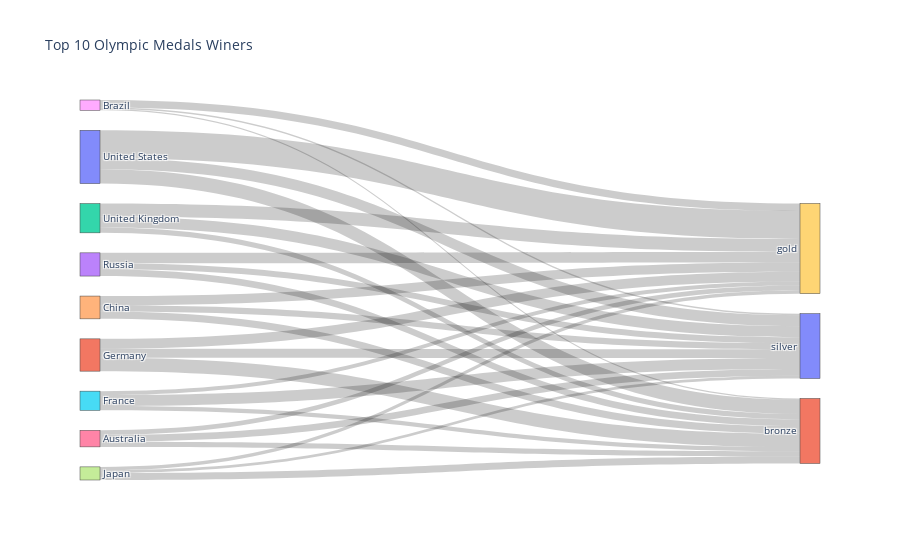

Notebook source saved alongside this figure:
### Markdown cell above
<hr style="border:1px solid black"> </hr>
- Plot the Sankey diagram with the lists generated before.

### Code cell
fig = go.Figure(data=[go.Sankey(
    # Define nodes
                                node = dict(
                                label =  nodes,
                                ),

    # Adding links
                                link = dict(
                                source =  source,
                                target =  target,
                                value =  values,
))])

fig.update_layout(title_text="Top 10 Olympic Medals Winers",font_size=10)
fig.show()

### Figure 1 — Plotly figure (JSON) as saved in the notebook; plotly's stock layout.template omitted (floating-point values rounded to 4 significant figures)
{"data": [{"link": {"source": [0, 0, 0, 1, 1, 1, 2, 2, 2, 3, 3, 3, 4, 4, 4, 5, 5, 5, 6, 6, 6, 7, 7, 7, 8, 8, 8], "target": [9, 10, 11, 9, 10, 11, 9, 10, 11, 9, 10, 11, 9, 10, 11, 9, 10, 11, 9, 10, 11, 9, 10, 11, 9, 10, 11], "value": [139, 54, 71, 49, 44, 67, 64, 55, 26, 52, 29, 34, 46, 30, 37, 20, 54, 21, 23, 34, 25, 17, 13, 35, 37, 8, 6]}, "node": {"label": ["United States", "Germany", "United Kingdom", "Russia", "China", "France", "Australia", "Japan", "Brazil", "gold", "silver", "bronze"]}, "type": "sankey"}], "layout": {"font": {"size": 10}, "title": {"text": "Top 10 Olympic Medals Winers"}}}
